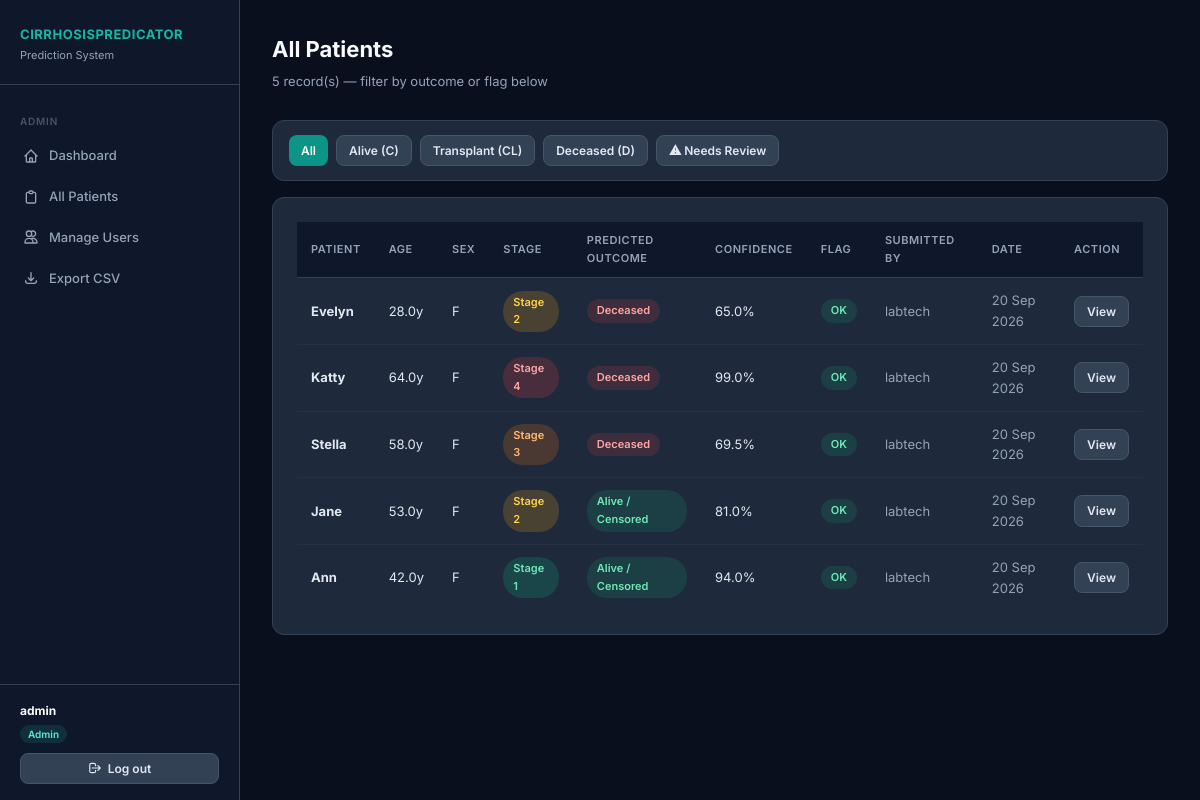
/medic/patients (signed in), run on the app's committed database.
### app/models.py (models this page shows, shortened)
class User(UserMixin, db.Model):
    __tablename__ = 'users'
    id         = db.Column(db.Integer,  primary_key=True)
    username   = db.Column(db.String(80),  unique=True, nullable=False)
    password   = db.Column(db.String(200), nullable=False)
    role       = db.Column(db.String(20),  nullable=False)   # admin | lab | medic
    created_at = db.Column(db.DateTime,    default=datetime.utcnow)
    is_active  = db.Column(db.Boolean,     default=True)

class Patient(db.Model):
    __tablename__ = 'patients'
    id           = db.Column(db.Integer, primary_key=True)
    patient_name = db.Column(db.String(120), nullable=False)
    age          = db.Column(db.Float,   nullable=False)
    sex          = db.Column(db.String(1),   nullable=False)
    bilirubin    = db.Column(db.Float,   nullable=False)
    prothrombin  = db.Column(db.Float,   nullable=False)
    copper       = db.Column(db.Float,   nullable=False)
    hepatomegaly = db.Column(db.Integer, nullable=False)
    stage        = db.Column(db.Integer, nullable=False)
    sgot         = db.Column(db.Float,   nullable=False)
    spiders      = db.Column(db.Integer, nullable=False)
    submitted_by = db.Column(db.Integer, db.ForeignKey('users.id'))
    submitted_at = db.Column(db.DateTime, default=datetime.utcnow)
    prediction   = db.relationship('Prediction', backref='patient',
                                   uselist=False, lazy=True)
    submitter    = db.relationship('User', foreign_keys=[submitted_by])

class Prediction(db.Model):
    __tablename__ = 'predictions'
    id                = db.Column(db.Integer, primary_key=True)
    patient_id        = db.Column(db.Integer, db.ForeignKey('patients.id'), nullable=False)
    reviewed_by       = db.Column(db.String(80), nullable=True)
    predicted_status  = db.Column(db.String(5))
    predicted_outcome = db.Column(db.String(50))
    prob_alive        = db.Column(db.Float)
    prob_transplant   = db.Column(db.Float)
    prob_deceased     = db.Column(db.Float)
    confidence        = db.Column(db.Float)
    confidence_flag   = db.Column(db.String(10))
    primary_drug      = db.Column(db.Text)
    secondary_drug    = db.Column(db.Text)
    monitoring        = db.Column(db.Text)
    treatment_goal    = db.Column(db.Text)
    clinical_note     = db.Column(db.Text)
    predicted_at      = db.Column(db.DateTime, default=datetime.utcnow)

### app/routes/medic.py (the view)
@medic.route('/patients')
@login_required
@medic_required
def patients():
    flag  = request.args.get('flag', '')
    query = Patient.query.join(Prediction)
    if flag == 'REVIEW':
        query = query.filter(Prediction.confidence_flag == 'REVIEW')
    elif flag in ['C', 'CL', 'D']:
        query = query.filter(Prediction.predicted_status == flag)
    all_patients = query.order_by(Patient.submitted_at.desc()).all()
    return render_template('medic/patients.html',
                           patients=all_patients, active_flag=flag)

### app/models.py (called while the page is built)
@login_manager.user_loader
def load_user(user_id):
    return User.query.get(int(user_id))

### app/routes/medic.py (called while the page is built)
def medic_required(f):
    @wraps(f)
    def decorated(*args, **kwargs):
        if not current_user.is_authenticated or current_user.role not in ['medic', 'admin']:
            flash('Medic access required.', 'danger')
            return redirect(url_for('auth.login'))
        return f(*args, **kwargs)
    return decorated

### app/templates/medic/patients.html (shortened to what this page needs)
{% extends "base.html" %}
{% block content %}
<div class="page-header">
  <h2>All Patients</h2>
  <p>{{ patients|length }} record(s) — filter by outcome or flag below</p>
</div>
<div class="card" style="margin-bottom:16px;padding:14px 16px">
  <div class="flex gap-8">
    <a href="{{ url_for('medic.patients') }}"
       class="btn btn-sm {% if not active_flag %}btn-primary{% else %}btn-secondary{% endif %}">
      All
    </a>
    <a href="{{ url_for('medic.patients') }}?flag=C"
       class="btn btn-sm {% if active_flag == 'C' %}btn-primary{% else %}btn-secondary{% endif %}">
      Alive (C)
    </a>
    <a href="{{ url_for('medic.patients') }}?flag=CL"
       class="btn btn-sm {% if active_flag == 'CL' %}btn-primary{% else %}btn-secondary{% endif %}">
      Transplant (CL)
    </a>
    <a href="{{ url_for('medic.patients') }}?flag=D"
       class="btn btn-sm {% if active_flag == 'D' %}btn-primary{% else %}btn-secondary{% endif %}">
      Deceased (D)
    </a>
    <a href="{{ url_for('medic.patients') }}?flag=REVIEW"
       class="btn btn-sm {% if active_flag == 'REVIEW' %}btn-primary{% else %}btn-secondary{% endif %}">
      ⚠ Needs Review
    </a>
  </div>
</div>
<div class="card">
  <div class="table-wrapper">
    <table>
      <thead>
        <tr>
          <th>Patient</th>
          <th>Age</th>
          <th>Sex</th>
          <th>Stage</th>
          <th>Predicted Outcome</th>
          <th>Confidence</th>
          <th>Flag</th>
          <th>Submitted By</th>
          <th>Date</th>
          <th>Action</th>
        </tr>
      </thead>
      <tbody>
        {% for p in patients %}
        <tr>
          <td><strong>{{ p.patient_name }}</strong></td>
          <td>{{ p.age }}y</td>
          <td>{{ p.sex }}</td>
          <td><span class="badge stage-{{ p.stage }}">Stage {{ p.stage }}</span></td>
          <td>
            {% if p.prediction %}
              {% if p.prediction.predicted_status == 'C' %}
                <span class="badge badge-success">{{ p.prediction.predicted_outcome }}</span>
              {% elif p.prediction.predicted_status == 'CL' %}
                <span class="badge badge-warning">{{ p.prediction.predicted_outcome }}</span>
              {% else %}
                <span class="badge badge-danger">{{ p.prediction.predicted_outcome }}</span>
              {% endif %}
            {% else %}
              <span class="text-muted">—</span>
            {% endif %}
          </td>
          <td>
            {% if p.prediction %}
              {{ (p.prediction.confidence * 100)|round(1) }}%
            {% else %}—{% endif %}
          </td>
          <td>
            {% if p.prediction %}
              {% if p.prediction.confidence_flag == 'REVIEW' %}
                <span class="badge badge-review">REVIEW</span>
              {% else %}
                <span class="badge badge-success">OK</span>
              {% endif %}
            {% endif %}
          </td>
          <td class="text-muted">
            {{ p.submitter.username if p.submitter else '—' }}
          </td>
          <td class="text-muted">{{ p.submitted_at.strftime('%d %b %Y') }}</td>
          <td>
            <a href="{{ url_for('medic.patient_detail', patient_id=p.id) }}"
               class="btn btn-secondary btn-sm">View</a>
          </td>
        </tr>
        {% else %}
        <tr>
          <td colspan="10" class="text-center text-muted" style="padding:32px">
            No patients match this filter.
          </td>
        </tr>
        {% endfor %}
      </tbody>
    </table>
  </div>
</div>
{% endblock %}

### app/templates/base.html (shortened to what this page needs)
<!DOCTYPE html>
<html lang="en">
<head>
  <link rel="stylesheet" href="{{ url_for('static', filename='css/style.css') }}">
</head>
<body>
<div class="layout">
  <aside class="sidebar">
    <div class="sidebar-logo">
      <h1>CirrhosisPredicator</h1>
      <p>Prediction System</p>
    </div>
    <nav class="sidebar-nav">
      {% if current_user.role == 'admin' %}
        <div class="nav-section-label">Admin</div>
        <a href="{{ url_for('admin.admin_dashboard') }}"
           class="nav-link {% if request.endpoint == 'admin.admin_dashboard' %}active{% endif %}">
          <svg fill="none" stroke="currentColor" viewBox="0 0 24 24"><path stroke-linecap="round" stroke-linejoin="round" stroke-width="2" d="M3 12l2-2m0 0l7-7 7 7M5 10v10a1 1 0 001 1h3m10-11l2 2m-2-2v10a1 1 0 01-1 1h-3m-6 0a1 1 0 001-1v-4a1 1 0 011-1h2a1 1 0 011 1v4a1 1 0 001 1m-6 0h6"/></svg>
          Dashboard
        </a>
        <a href="{{ url_for('admin.patients') }}"
           class="nav-link {% if request.endpoint == 'admin.patients' %}active{% endif %}">
          <svg fill="none" stroke="currentColor" viewBox="0 0 24 24"><path stroke-linecap="round" stroke-linejoin="round" stroke-width="2" d="M9 5H7a2 2 0 00-2 2v12a2 2 0 002 2h10a2 2 0 002-2V7a2 2 0 00-2-2h-2M9 5a2 2 0 002 2h2a2 2 0 002-2M9 5a2 2 0 012-2h2a2 2 0 012 2"/></svg>
          All Patients
        </a>
        <a href="{{ url_for('admin.users') }}"
           class="nav-link {% if request.endpoint in ['admin.users','admin.add_user'] %}active{% endif %}">
          <svg fill="none" stroke="currentColor" viewBox="0 0 24 24"><path stroke-linecap="round" stroke-linejoin="round" stroke-width="2" d="M12 4.354a4 4 0 110 5.292M15 21H3v-1a6 6 0 0112 0v1zm0 0h6v-1a6 6 0 00-9-5.197M13 7a4 4 0 11-8 0 4 4 0 018 0z"/></svg>
          Manage Users
        </a>
        <a href="{{ url_for('admin.export_csv') }}" class="nav-link">
          <svg fill="none" stroke="currentColor" viewBox="0 0 24 24"><path stroke-linecap="round" stroke-linejoin="round" stroke-width="2" d="M4 16v1a3 3 0 003 3h10a3 3 0 003-3v-1m-4-4l-4 4m0 0l-4-4m4 4V4"/></svg>
          Export CSV
        </a>
      {% endif %}
    </nav>
    <div class="sidebar-footer">
      <div class="sidebar-user">
        <strong>{{ current_user.username }}</strong>
        <span class="role-badge">{{ current_user.role | capitalize }}</span>
      </div>
      <a href="{{ url_for('auth.logout') }}" class="btn btn-secondary btn-sm" style="width:100%;justify-content:center;">
        <svg fill="none" stroke="currentColor" viewBox="0 0 24 24" style="width:14px;height:14px"><path stroke-linecap="round" stroke-linejoin="round" stroke-width="2" d="M17 16l4-4m0 0l-4-4m4 4H7m6 4v1a3 3 0 01-3 3H6a3 3 0 01-3-3V7a3 3 0 013-3h4a3 3 0 013 3v1"/></svg>
        Log out
      </a>
    </div>
  </aside>
  <main class="main-content">
    {% block content %}{% endblock %}
  </main>
</div>
</body>
</html>

### app/static/css/style.css (style rules this page uses)
:root { --navy-900: #0a0f1e; --navy-800: #0f172a; --navy-700: #1e293b; --navy-600: #334155; --navy-500: #475569; --teal-500: #0d9488; --teal-400: #14b8a6; --teal-300: #5eead4; --teal-100: #ccfbf1; --white: #f8fafc; --gray-100: #f1f5f9; --gray-200: #e2e8f0; --gray-400: #94a3b8; --green: #10b981; --yellow: #f59e0b; --orange: #f97316; --red: #ef4444; --sidebar-w: 240px; }
*, *::before, *::after { box-sizing: border-box; margin: 0; padding: 0; }
html, body { height: 100%; }
body { font-family: 'Inter', 'IBM Plex Sans', system-ui, sans-serif; background: var(--navy-900); color: var(--white); font-size: 14px; line-height: 1.6; }
.layout { display: flex; min-height: 100vh; }
.main-content { flex: 1; margin-left: var(--sidebar-w); padding: 32px; overflow-y: auto; }
.sidebar { width: var(--sidebar-w); background: var(--navy-800); border-right: 1px solid var(--navy-600); position: fixed; top: 0; left: 0; height: 100vh; display: flex; flex-direction: column; z-index: 100; }
.sidebar-logo { padding: 24px 20px 20px; border-bottom: 1px solid var(--navy-600); }
.sidebar-logo h1 { font-size: 13px; font-weight: 700; color: var(--teal-400); letter-spacing: .04em; text-transform: uppercase; }
.sidebar-logo p { font-size: 11px; color: var(--gray-400); margin-top: 2px; }
.sidebar-nav { flex: 1; padding: 16px 0; overflow-y: auto; }
.nav-section-label { font-size: 10px; font-weight: 600; letter-spacing: .08em; text-transform: uppercase; color: var(--navy-500); padding: 12px 20px 6px; }
.nav-link { display: flex; align-items: center; gap: 10px; padding: 10px 20px; color: var(--gray-400); text-decoration: none; font-size: 13px; font-weight: 500; border-left: 3px solid transparent; transition: all .15s; }
.nav-link svg { width: 16px; height: 16px; flex-shrink: 0; }
.sidebar-footer { padding: 16px 20px; border-top: 1px solid var(--navy-600); }
.sidebar-user { font-size: 12px; color: var(--gray-400); margin-bottom: 10px; }
.sidebar-user strong { color: var(--white); display: block; }
.sidebar-user .role-badge { display: inline-block; font-size: 10px; font-weight: 600; padding: 1px 8px; border-radius: 20px; margin-top: 4px; background: rgba(13,148,136,.2); color: var(--teal-300); }
.page-header { margin-bottom: 28px; }
.page-header h2 { font-size: 22px; font-weight: 700; color: var(--white); }
.page-header p { font-size: 13px; color: var(--gray-400); margin-top: 4px; }
.card { background: var(--navy-700); border: 1px solid var(--navy-600); border-radius: 12px; padding: 24px; margin-bottom: 24px; }
.table-wrapper { overflow-x: auto; }
table { width: 100%; border-collapse: collapse; font-size: 13px; }
th { text-align: left; padding: 10px 14px; font-size: 11px; font-weight: 600; text-transform: uppercase; letter-spacing: .05em; color: var(--gray-400); background: var(--navy-800); border-bottom: 1px solid var(--navy-600); }
td { padding: 12px 14px; border-bottom: 1px solid rgba(255,255,255,.04); color: var(--gray-200); }
tr:last-child td { border-bottom: none; }
.badge { display: inline-block; font-size: 11px; font-weight: 600; padding: 3px 10px; border-radius: 20px; }
.badge-success { background: rgba(16,185,129,.15); color: #6ee7b7; }
.badge-danger { background: rgba(239,68,68,.15); color: #fca5a5; }
.stage-1 { background: rgba(16,185,129,.2); color: #6ee7b7; }
.stage-2 { background: rgba(245,158,11,.2); color: #fcd34d; }
.stage-3 { background: rgba(249,115,22,.2); color: #fdba74; }
.stage-4 { background: rgba(239,68,68,.2); color: #fca5a5; }
.btn { display: inline-flex; align-items: center; gap: 6px; padding: 9px 18px; border-radius: 8px; font-size: 13px; font-weight: 600; cursor: pointer; border: none; text-decoration: none; transition: all .15s; }
.btn-primary { background: var(--teal-500); color: #fff; }
.btn-secondary { background: var(--navy-600); color: var(--gray-200); border: 1px solid var(--navy-500); }
.btn-sm { padding: 5px 12px; font-size: 12px; }
.btn svg { width: 15px; height: 15px; }
.text-muted { color: var(--gray-400); }
.flex { display: flex; }
.gap-8 { gap: 8px; }

### data on the page
User: username "admin", role "Admin"
Patient: patient_name "Evelyn", age "28.0", sex "F", stage "2", prediction.predicted_outcome "Deceased", submitter "labtech", submitted_at "20 Sep 2026"
Prediction: (p.prediction.confidence*100)|round(1) "65.0"
Patient: patient_name "Katty", age "64.0", sex "F", stage "4", prediction.predicted_outcome "Deceased", submitter "labtech", submitted_at "20 Sep 2026"
Prediction: (p.prediction.confidence*100)|round(1) "99.0"
Patient: patient_name "Stella", age "58.0", sex "F", stage "3", prediction.predicted_outcome "Deceased", submitter "labtech", submitted_at "20 Sep 2026"
Prediction: (p.prediction.confidence*100)|round(1) "69.5"
Patient: patient_name "Jane", age "53.0", sex "F", stage "2", prediction.predicted_outcome "Alive / Censored", submitter "labtech", submitted_at "20 Sep 2026"
Prediction: (p.prediction.confidence*100)|round(1) "81.0"
Patient: patient_name "Ann", age "42.0", sex "F", stage "1", prediction.predicted_outcome "Alive / Censored", submitter "labtech", submitted_at "20 Sep 2026"
Prediction: (p.prediction.confidence*100)|round(1) "94.0"

### other printed values
{{ patients|length }} "5"
